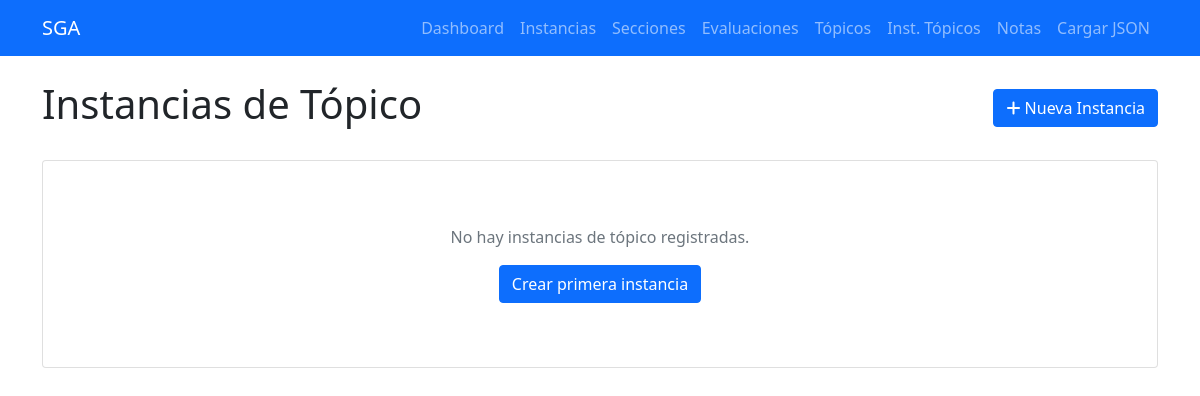
/instancias-topico, run on an earlier commit of the app's database.
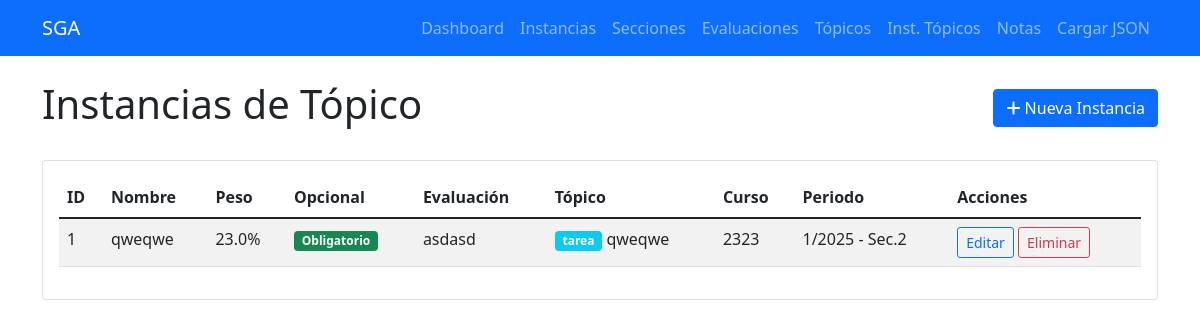
And on a later commit of the database.
### tables this page shows
CREATE TABLE instancias_topico (
            id INTEGER PRIMARY KEY AUTOINCREMENT,
            nombre TEXT NOT NULL,
            peso REAL NOT NULL,
            opcional BOOLEAN DEFAULT 0,
            evaluacion_id INTEGER NOT NULL,
            topico_id INTEGER NOT NULL,
            created_at TIMESTAMP DEFAULT CURRENT_TIMESTAMP,
            FOREIGN KEY (evaluacion_id) REFERENCES evaluaciones (id) ON DELETE CASCADE,
            FOREIGN KEY (topico_id) REFERENCES topicos (id) ON DELETE CASCADE
        );

CREATE TABLE evaluaciones (
            id INTEGER PRIMARY KEY AUTOINCREMENT,
            nombre TEXT NOT NULL,
            porcentaje REAL NOT NULL,
            seccion_id INTEGER NOT NULL,
            created_at TIMESTAMP DEFAULT CURRENT_TIMESTAMP,
            FOREIGN KEY (seccion_id) REFERENCES secciones (id) ON DELETE CASCADE
        );

CREATE TABLE topicos (
            id INTEGER PRIMARY KEY AUTOINCREMENT,
            nombre TEXT NOT NULL,
            tipo TEXT NOT NULL,
            created_at TIMESTAMP DEFAULT CURRENT_TIMESTAMP
        );

CREATE TABLE cursos (
            id INTEGER PRIMARY KEY AUTOINCREMENT,
            codigo TEXT UNIQUE NOT NULL,
            nombre TEXT NOT NULL,
            requisitos TEXT,
            created_at TIMESTAMP DEFAULT CURRENT_TIMESTAMP
        );

CREATE TABLE instancias_curso (
            id INTEGER PRIMARY KEY AUTOINCREMENT,
            semestre INTEGER NOT NULL,
            anio INTEGER NOT NULL,
            curso_id INTEGER NOT NULL,
            created_at TIMESTAMP DEFAULT CURRENT_TIMESTAMP,
            FOREIGN KEY (curso_id) REFERENCES cursos (id) ON DELETE CASCADE
        );

### routes/instancia_topico_routes.py (the view)
@instancia_topico_bp.route('/instancias-topico')
def listar_instancias():
    instancias = InstanciaTopico.obtener_todos()
    return render_template('instancias_topico/listar.html', instancias=instancias)

### db/database.py (called while the page is built)
def get_connection():
    return sqlite3.connect(DATABASE_PATH)

def execute_query(query, params=None):
    conn = get_connection()
    cursor = conn.cursor()
    if params:
        cursor.execute(query, params)
    else:
        cursor.execute(query)
    if query.strip().upper().startswith('SELECT'):
        results = cursor.fetchall()
    else:
        conn.commit()
        results = cursor.lastrowid
    conn.close()
    return results

### templates/instancias_topico/listar.html (shortened to what this page needs)
{% extends "base.html" %}
{% block content %}
<div class="d-flex justify-content-between align-items-center mb-4">
    <h1>Instancias de Tópico</h1>
    <a href="{{ url_for('instancia_topico.crear_instancia') }}" class="btn btn-primary">
        <i class="fas fa-plus"></i> Nueva Instancia
    </a>
</div>
<div class="card">
    <div class="card-body">
        {% if instancias %}
            <div class="table-responsive">
                <table class="table table-striped">
                    <thead>
                        <tr>
                            <th>ID</th>
                            <th>Nombre</th>
                            <th>Peso</th>
                            <th>Opcional</th>
                            <th>Evaluación</th>
                            <th>Tópico</th>
                            <th>Curso</th>
                            <th>Periodo</th>
                            <th>Acciones</th>
                        </tr>
                    </thead>
                    <tbody>
                        {% for instancia in instancias %}
                        <tr>
                            <td>{{ instancia.id }}</td>
                            <td>{{ instancia.nombre }}</td>
                            <td>{{ instancia.peso }}%</td>
                            <td>
                                {% if instancia.opcional %}
                                    <span class="badge bg-warning">Opcional</span>
                                {% else %}
                                    <span class="badge bg-success">Obligatorio</span>
                                {% endif %}
                            </td>
                            <td>{{ instancia.evaluacion_nombre }}</td>
                            <td>
                                <span class="badge bg-info">{{ instancia.topico_tipo }}</span>
                                {{ instancia.topico_nombre }}
                            </td>
                            <td>{{ instancia.curso_codigo }}</td>
                            <td>{{ instancia.semestre }}/{{ instancia.anio }} - Sec.{{ instancia.seccion_numero }}</td>
                            <td>
                                <a href="{{ url_for('instancia_topico.editar_instancia', id=instancia.id) }}"
                                   class="btn btn-sm btn-outline-primary">Editar</a>
                                <form method="POST" action="{{ url_for('instancia_topico.eliminar_instancia', id=instancia.id) }}"
                                      class="d-inline" onsubmit="return confirm('¿Estás seguro?')">
                                    <button type="submit" class="btn btn-sm btn-outline-danger">Eliminar</button>
                                </form>
                            </td>
                        </tr>
                        {% endfor %}
                    </tbody>
                </table>
            </div>
        {% else %}
            <div class="text-center py-5">
                <p class="text-muted">No hay instancias de tópico registradas.</p>
                <a href="{{ url_for('instancia_topico.crear_instancia') }}" class="btn btn-primary">
                    Crear primera instancia
                </a>
            </div>
        {% endif %}
    </div>
</div>
{% endblock %}

What changed in the data, as far as the page shows it:
added instancias_topico: id "1", nombre "qweqwe", peso "23.0", opcional "Obligatorio", evaluacion_nombre "asdasd", topico_tipo "tarea", topico_nombre "qweqwe", curso_codigo "2323", semestre "1", anio "2025", seccion_numero "2"
Also different on the page:
text no longer shown: "No hay instancias de tópico registradas. Crear primera instancia"
text now shown: "ID Nombre Peso Opcional Evaluación Tópico Curso Periodo Acciones"
